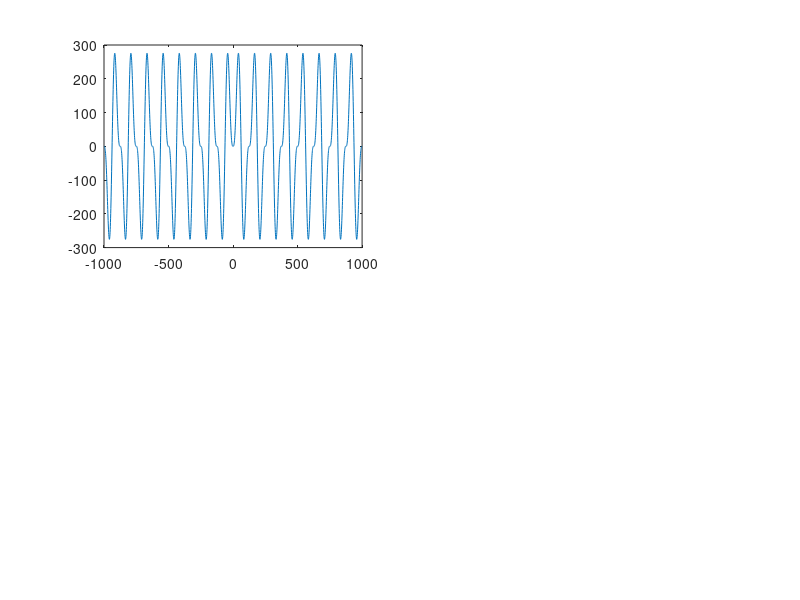

MATLAB code to generate this figure:
clc;
clear all;
a1=-4;
f1=8;
t1=0:0.001:1;
x=a1*sin(2*pi*f1*t1);
n1=length(x);

a2=-8;
f2=16;
t2=0:0.001:1;
y=a1*sin(2*pi*f2*t2);
n2=length(y);
h=flip(y);
for i=1:n1+n2-1
  xx(i)=0;
endfor

for i=1:n1
  for j=1:n2
    xx(i+j-1)=xx(i+j-1)+x(i)*h(j);
  endfor
endfor

lagg=((n1-1)+(n2-1))/2;
lag=-lagg:lagg;
subplot(2,2,1);
plot(lag,xx);

